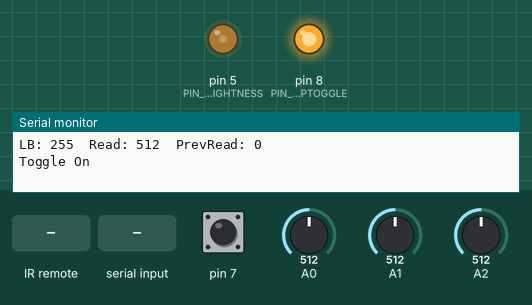
Recording of a sketch running on a simulated Arduino Uno, built with avr-gcc and run on an emulated ATmega328P. On the bench: output pins drawn as LEDs (lit = HIGH), the last lines printed to the serial monitor. The test bench sets the inputs (shaded band); at power-on: A0 = 512, pin 7 HIGH, A1 = 512, A2 = 512.

Above: at 1.2 s.
1.3 s: infrared code 0x9867 received
At 1.37 s:
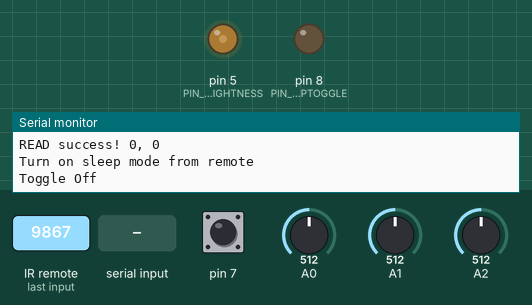
4.3 s: A0 set to 546
5.8 s: infrared code 0x2FD received
At 8.68 s:
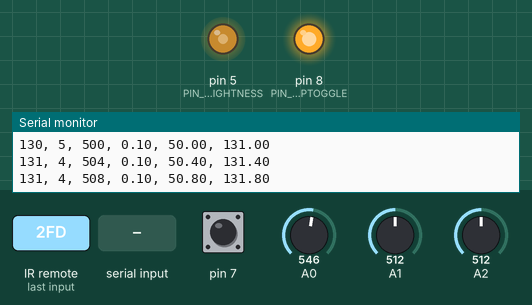
8.8 s: "10\n" received over Serial
At 11.0 s:
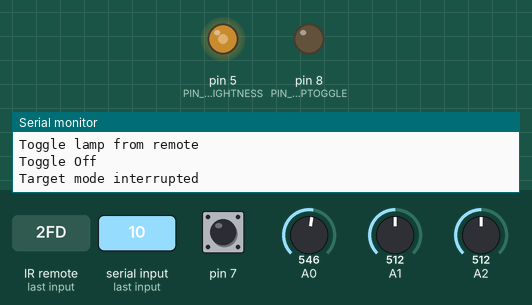
11.3 s: "5\n" received over Serial
At 12.37 s:
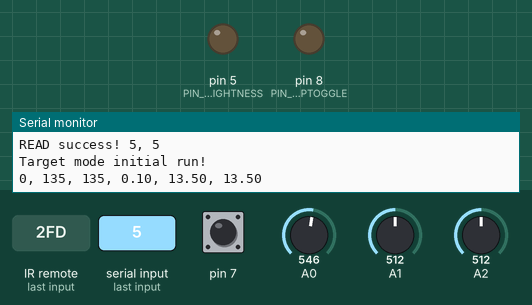
14.3 s: A0 set to 569
Timing chart, 0 to 16.8 s (numbered marks = the images above; inputs shaded):
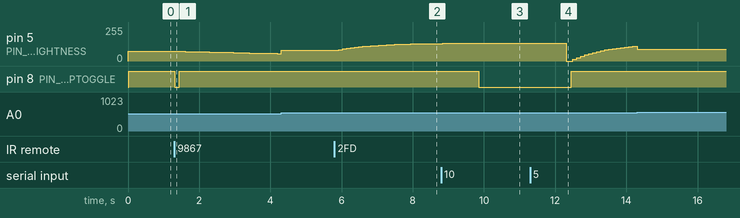

The sketch:

Lamp_Control.ino
```cpp
#include <IRremote.h>

const int RECV_PIN = 3;
IRrecv irrecv(RECV_PIN);
decode_results results;

enum actions {potentiometerTurn, switchToggle, sleepSetting, remoteCommand, newSetPoint};
enum actions actionPerformed;

//Digital Pins
const int PIN_BRIGHTNESS = 5;
const int PIN_LAMPTOGGLE = 8;

//Analog Pins
const int PIN_POT = 0;
const int PIN_STICK_Y = 0;
const int PIN_STICK_X = 0;

//Lamp control variables
int lampBrightness = 255;
bool lampStatus = false;
bool lampStatusPrev = false;
int prevPotRead = 0;

//Analog Stick Variables
int prevStickReadX = 0;
int prevStickReadY = 0;
int prevSwitchRead = 0;

//Sleep mode variables
bool sleepModeActive = false;
bool isGoingSleep = false;

//Setpoint variables
bool tgtModeActive = false;
bool isSettingTgt = false;

//Remote variables
int dcrc;
unsigned int remoteRead = 0;
unsigned int serialRead = 0;
unsigned int readCode = 0;
unsigned int readCodePrev = 0;

//Method prototypes
int calculateBrightness(int value);
unsigned int getButton(int val);
void setLamp();

class PID
{
  private:
    float kp = 0;
    float ki = 0;
    float kd = 0;

    int error = 0;
    int prevError = 0;
    int totalError = 0;
    int initialMeasure = -1;

  public:
    int target = 0;

  public:
    PID()
    {}
    void PIDreset()
    {
      target = 0;
      error = 0;
      prevError = 0;
      totalError = 0;
      initialMeasure = -1;
      kp = 0;
      ki = 0;
      kd = 0;
    }
    void setTarget(const int newTarget)
    {
      target = newTarget;
    }

    void setK(const float newP, const float newI, const float newD)
    {
      kp = newP;
      ki = newI;
      kd = newD;
    }
    float calcNext(const int measured)
    {
      if (initialMeasure == -1)
      {
        initialMeasure = measured;
      }
      error = target - measured;
      totalError += error;
      ///*
      Serial.print(measured);
      Serial.print(", ");
      Serial.print(error);
      Serial.print(", ");
      Serial.print(totalError);
      Serial.print(", ");
      Serial.print(ki);
      Serial.print(", ");
      Serial.print((ki * totalError));
      Serial.print(", ");
      Serial.println((kp * error) + (ki * totalError) + (kd * (error - prevError)) + initialMeasure);
      //*/
      return ((kp * error) + (ki * totalError) + (kd * (error - prevError))) + initialMeasure;
    }

};


void setup() {
  // put your setup code here, to run once:
  Serial.begin(9600);
  irrecv.enableIRIn();
  irrecv.blink13(true);

  //analogWrite(5, 255);
  pinMode(PIN_BRIGHTNESS, OUTPUT);
  pinMode(7, INPUT_PULLUP);
  pinMode(9, INPUT_PULLUP);
  pinMode(8, OUTPUT);
  //digitalWrite(8, HIGH);


  prevSwitchRead = digitalRead(7);

}


PID pidSleep;
PID pidSetTgt;


void loop() {


  dcrc = irrecv.decode(&results);

  //Detect potentiometer settings
  if (abs(prevPotRead - analogRead(0)) > 15)
  {
    actionPerformed = potentiometerTurn;
    Serial.print("LB: ");
    Serial.print(lampBrightness);
    Serial.print("\tRead: ");
    Serial.print(analogRead(0));
    Serial.print("\tPrevRead: ");
    Serial.println(prevPotRead);
    //Analog reads from 0 - 1023
    prevPotRead = analogRead(0);
    lampStatus = true;
    lampBrightness = calculateBrightness(prevPotRead / 4);

    if (lampBrightness == 0)
    {
      lampStatus = false;
    }

    //analogWrite between 0-256
    analogWrite(PIN_BRIGHTNESS, lampBrightness);
  }
  else if (analogRead(1) < 100 || 800 < analogRead(1))
  {
    actionPerformed = switchToggle;
    if (analogRead(1) < 100)
    {
      lampStatus = false;

      //Serial.println("Toggle Off");
    }
    else if (800 < analogRead(1))
    {
      lampStatus = true;
      //Serial.println("Toggle On");
    }
    //prevStickReadX = analogRead(1);
    //Serial.println(analogRead(1));
  }
  else if (analogRead(2) < 100 || 800 < analogRead(2))
  {
    if (analogRead(2) < 100)
    {
      //lampStatus = false;
      Serial.println("Toggle Left");
    }
    else if (800 < analogRead(2))
    {
      //lampStatus = true;
      Serial.println("Toggle Right");
    }
    //prevStickReadX = analogRead(2);
    //Serial.println(analogRead(2));
  }
  ///*
  else if (dcrc || Serial.available() > 0) {
    if (dcrc || Serial.available() > 0)
    {
      remoteRead = results.value;
      readCode = getButton(remoteRead);

      while (Serial.available() > 0)
      {
        serialRead = Serial.parseInt();
        if (serialRead != 0)
        {
          readCode = serialRead;
          Serial.print(readCode, HEX);
          Serial.print(", ");
          delay(1);
        }
      }

      Serial.println (" ");

      if (readCode != 0xFFFF)
      {
        readCodePrev = readCode;

        Serial.print("READ success! ");
        //Serial.print((getButton(remoteRead) == getButton(readCodePrev)));
        //Serial.print(", ");
        Serial.print(readCode, HEX);
        Serial.print(", ");
        Serial.println(readCode);

        if (0 < readCode && readCode < 10)
        {
          Serial.println("Target mode initial run!");
          isSettingTgt = true;

          pidSetTgt.PIDreset();
          pidSetTgt.setK(0, 0.1, 0);
          pidSetTgt.setTarget(readCode * 30 - 15);

          if (!lampStatus)
          {
            lampBrightness = 0;
          }

          actionPerformed = newSetPoint;
        }
        else if (readCode == 10)
        {
          Serial.println("Toggle lamp from remote");
          lampStatus = !lampStatus;
          actionPerformed = switchToggle;
        }
        else if (readCode == 0 || readCode == 11)
        {
          Serial.println("Turn on sleep mode from remote");
          //isSettingTarget = false;
          sleepModeActive = true;
          actionPerformed = sleepSetting;
        }
        else if (readCode == 12)
        {
          Serial.println("PARTY MODE ACTIVATED");


          for (int i = 0; i < 50; i++)
          {
            lampStatus = !lampStatus;
            setLamp();
            delay(2);
          }
        }
      }
      irrecv.resume();
    }
  }
  //Target mode
  else if (tgtModeActive || isSettingTgt)
  {
    //Cancels sleep mode if another action is performed while in action
    if (isSettingTgt && actionPerformed != newSetPoint)
    {
      Serial.println("Target mode interrupted");
      tgtModeActive = false;
      isSettingTgt = false;
    }
    else
    {

      lampBrightness = (int)pidSetTgt.calcNext(lampBrightness);
      lampStatus = true;

      if (abs(lampBrightness - pidSetTgt.target) <= 1)
      {
        Serial.println("Target mode done");
        tgtModeActive = false;
        isSettingTgt = false;
      }
      delay(100);
    }
  }
  //Put to sleep mode
  else if (sleepModeActive || isGoingSleep)
  {
    //Cancels sleep mode if another action is performed while in action
    if (isGoingSleep && actionPerformed != sleepSetting)
    {
      Serial.println("Sleep mode interrupted");
      sleepModeActive = false;
      isGoingSleep = false;
      pidSleep.PIDreset();
    }
    //Fist run of sleepMode
    else if (!isGoingSleep)
    {
      //Flash lamp for ack
      lampStatus = false;
      setLamp();
      delay(50);
      lampStatus = true;
      setLamp();

      pidSleep.PIDreset();
      pidSleep.setK(0, 0.01, 0);
      Serial.println("Sleep mode initial run!");
      actionPerformed = sleepSetting;
      isGoingSleep = true;
      sleepModeActive = false;
      lampStatus = true;
    }
    //1 run of sleep mode
    else
    {
      lampBrightness = (int)pidSleep.calcNext(lampBrightness);
      analogWrite(PIN_BRIGHTNESS, lampBrightness);

      if (lampBrightness == 0)
      {
        Serial.println("Sleep mode done");
        sleepModeActive = false;
        isGoingSleep = false;
        lampStatus = false;
        pidSleep.PIDreset();
        lampBrightness = 100;
      }
      //Serial.println(lampBrightness);
      delay(100);
    }
  }
  //*/


  //################################################
  setLamp();
  //##############################################
  delay(10);

}
/////////##############################################################################
void setLamp()
{
  if (lampStatusPrev != lampStatus)
  {
    if (lampStatus)
    {
      Serial.println("Toggle On");
      delay(20);
      digitalWrite(8, HIGH);
    }
    else if (!lampStatus)
    {
      digitalWrite(8, LOW);
      Serial.println("Toggle Off");
      //analogWrite(PIN_BRIGHTNESS, 0);
    }
    lampStatusPrev = lampStatus;
    delay(50);
  }

  analogWrite(PIN_BRIGHTNESS, lampBrightness);
}


//Calculate brightness expects between 0-255
int calculateBrightness(int value)
{
  float rc = 0.0034 * value * value + 0.1369 * value - 8E-13;
  return rc;
}

unsigned int getButton(int val)
{
  unsigned int foo;

  switch (val) {
    case 0x9867:
      foo = 0;
      break;
    case 0xA25D:
    case 0x261B:
      foo = 1;
      break;
    case 0x629D:
    case 0x1DBB:
      foo = 2;
      break;
    case 0xE21D:
    case 0x6D7F:
      foo = 3;
      break;
    case 0x22DD:
    case 0xD14F:
      foo = 4;
      break;
    case 0x2FD:
    case 0xFF:
    case 0x4B1B:
      foo = 5;
      break;
    case 0xC23D:
    case 0x4DBB:
    case 0xA086:
      foo = 6;
      break;
    case 0xE01F:
    case 0x559E:
      foo = 7;
      break;
    case 0xA857:
    case 0x778A:
      foo = 8;
      break;
    case 0x906F:
    case 0xBD7F:
    case 0xA4E4:
    case 0x18ED:
    case 0xBFAD:
    case 0x1643:
      foo = 9;
      break;
    case 0x38C7:  //on/off (OK) button
    case 0x3CBB:  //on/off (OK) button
      foo = 10;
      break;
    case 0x6897:  //sleep mode (*) button
    case 0xE57B:  //sleep mode (*) button
    case 0x616E:  //sleep mode (*) button
      foo = 11;
      break;
    case 0xB04F:  // (#) button
      foo = 12;
      break;
    default:
      foo = -1;
  }
  return foo;
}
```

Measured:
- after the input at 1.3 s, pin 5 (PIN_BRIGHTNESS): moves from 73/255 to 56/255 over 2.7 s, starting after 0.20 s; pin 8 (PIN_LAMPTOGGLE): HIGH → LOW at once, → HIGH 0.12 s later
- after the input at 5.8 s, pin 5 (PIN_BRIGHTNESS): moves from 81/255 to 131/255 over 2.6 s, starting after 0.12 s
- after the input at 8.8 s, pin 5 (PIN_BRIGHTNESS): goes on until 8.8 s, then stays 132/255; pin 8 (PIN_LAMPTOGGLE): HIGH → LOW after 1.1 s
- after the input at 11.3 s, pin 5 (PIN_BRIGHTNESS): 132/255 → 0/255 after 1.0 s, → 13/255 0.19 s later, → 25/255 0.11 s later, → 36/255 0.11 s later, … (18 changes in this stretch); pin 8 (PIN_LAMPTOGGLE): LOW → HIGH after 1.1 s
